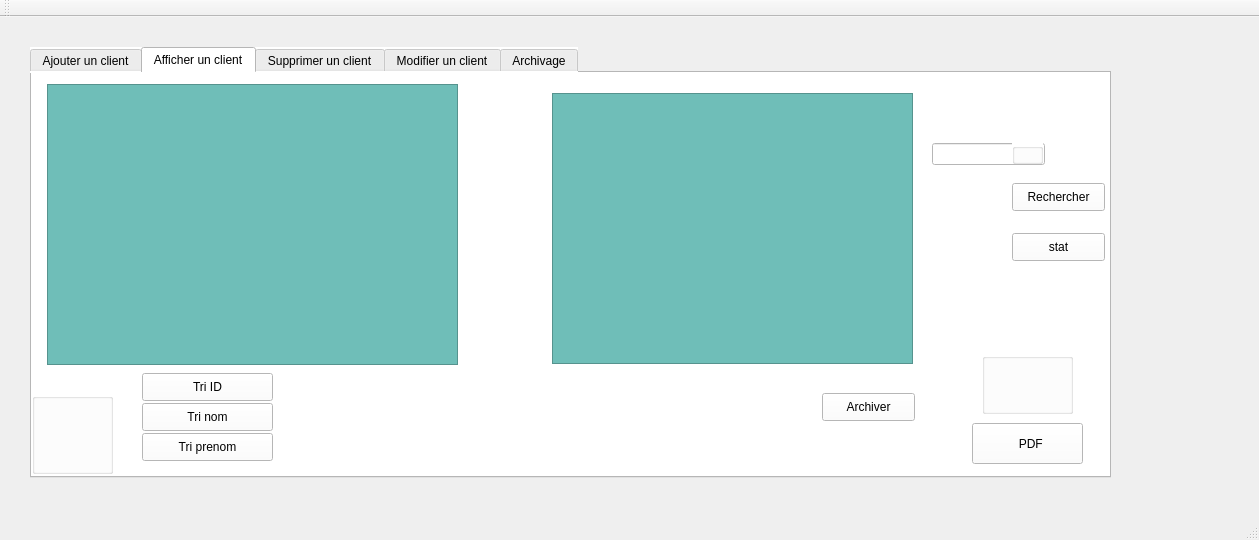
<?xml version="1.0" encoding="UTF-8"?>
<ui version="4.0">
 <class>gestionclient</class>
 <widget class="QMainWindow" name="gestionclient">
  <property name="geometry">
   <rect>
    <x>0</x>
    <y>0</y>
    <width>1259</width>
    <height>540</height>
   </rect>
  </property>
  <property name="windowTitle">
   <string>Gestion des Clients</string>
  </property>
  <widget class="QWidget" name="centralWidget">
   <widget class="QTabWidget" name="tabWidget">
    <property name="geometry">
     <rect>
      <x>30</x>
      <y>30</y>
      <width>1081</width>
      <height>431</height>
     </rect>
    </property>
    <property name="styleSheet">
     <string notr="true">background-color: rgb(255, 255, 255);


font: 87 8pt &quot;Segoe UI Black&quot;;</string>
    </property>
    <property name="currentIndex">
     <number>1</number>
    </property>
    <widget class="QWidget" name="tab">
     <attribute name="title">
      <string>Ajouter un client</string>
     </attribute>
     <widget class="QGroupBox" name="groupBox">
      <property name="geometry">
       <rect>
        <x>10</x>
        <y>10</y>
        <width>1071</width>
        <height>351</height>
       </rect>
      </property>
      <property name="styleSheet">
       <string notr="true">font: 81 11pt &quot;Rockwell Extra Bold&quot;;
background-image: url(:/img/images (1).jpg);</string>
      </property>
      <property name="title">
       <string>Ajout</string>
      </property>
      <widget class="QLabel" name="label">
       <property name="geometry">
        <rect>
         <x>10</x>
         <y>70</y>
         <width>111</width>
         <height>20</height>
        </rect>
       </property>
       <property name="styleSheet">
        <string notr="true">font: 12pt &quot;Palatino Linotype&quot;;</string>
       </property>
       <property name="text">
        <string>Identifiant:</string>
       </property>
      </widget>
      <widget class="QLabel" name="label_2">
       <property name="geometry">
        <rect>
         <x>10</x>
         <y>140</y>
         <width>56</width>
         <height>16</height>
        </rect>
       </property>
       <property name="styleSheet">
        <string notr="true">font: 12pt &quot;Palatino Linotype&quot;;</string>
       </property>
       <property name="text">
        <string>Nom:</string>
       </property>
      </widget>
      <widget class="QLabel" name="label_3">
       <property name="geometry">
        <rect>
         <x>10</x>
         <y>210</y>
         <width>101</width>
         <height>16</height>
        </rect>
       </property>
       <property name="styleSheet">
        <string notr="true">font: 12pt &quot;Palatino Linotype&quot;;</string>
       </property>
       <property name="text">
        <string>Prénom:</string>
       </property>
      </widget>
      <widget class="QLineEdit" name="le_dateeffectation">
       <property name="geometry">
        <rect>
         <x>900</x>
         <y>210</y>
         <width>113</width>
         <height>22</height>
        </rect>
       </property>
      </widget>
      <widget class="QLineEdit" name="le_id">
       <property name="geometry">
        <rect>
         <x>280</x>
         <y>70</y>
         <width>113</width>
         <height>22</height>
        </rect>
       </property>
      </widget>
      <widget class="QLineEdit" name="le_nom">
       <property name="geometry">
        <rect>
         <x>280</x>
         <y>140</y>
         <width>111</width>
         <height>21</height>
        </rect>
       </property>
      </widget>
      <widget class="QPushButton" name="pb_ajouter">
       <property name="geometry">
        <rect>
         <x>490</x>
         <y>310</y>
         <width>131</width>
         <height>28</height>
        </rect>
       </property>
       <property name="styleSheet">
        <string notr="true">background-color: rgb(0, 0, 0);
color: rgb(0, 0, 0);</string>
       </property>
       <property name="text">
        <string>Ajouter</string>
       </property>
      </widget>
      <widget class="QLabel" name="label_4">
       <property name="geometry">
        <rect>
         <x>570</x>
         <y>80</y>
         <width>141</width>
         <height>20</height>
        </rect>
       </property>
       <property name="styleSheet">
        <string notr="true">font: 12pt &quot;Palatino Linotype&quot;;</string>
       </property>
       <property name="text">
        <string>Adressemail:</string>
       </property>
      </widget>
      <widget class="QLabel" name="label_5">
       <property name="geometry">
        <rect>
         <x>560</x>
         <y>210</y>
         <width>151</width>
         <height>16</height>
        </rect>
       </property>
       <property name="styleSheet">
        <string notr="true">font: 12pt &quot;Palatino Linotype&quot;;</string>
       </property>
       <property name="text">
        <string>Dateeffectation:</string>
       </property>
      </widget>
      <widget class="QLineEdit" name="le_prenom">
       <property name="geometry">
        <rect>
         <x>280</x>
         <y>220</y>
         <width>113</width>
         <height>22</height>
        </rect>
       </property>
      </widget>
      <widget class="QLineEdit" name="le_adressemail">
       <property name="geometry">
        <rect>
         <x>900</x>
         <y>80</y>
         <width>113</width>
         <height>22</height>
        </rect>
       </property>
      </widget>
      <widget class="QLabel" name="label_12">
       <property name="geometry">
        <rect>
         <x>10</x>
         <y>530</y>
         <width>191</width>
         <height>16</height>
        </rect>
       </property>
       <property name="text">
        <string>Tri croissant</string>
       </property>
      </widget>
      <widget class="QLabel" name="label_13">
       <property name="geometry">
        <rect>
         <x>20</x>
         <y>300</y>
         <width>71</width>
         <height>21</height>
        </rect>
       </property>
       <property name="text">
        <string>sexe :</string>
       </property>
      </widget>
      <widget class="QLineEdit" name="sexe_le">
       <property name="geometry">
        <rect>
         <x>280</x>
         <y>300</y>
         <width>113</width>
         <height>22</height>
        </rect>
       </property>
      </widget>
     </widget>
    </widget>
    <widget class="QWidget" name="tab_2">
     <attribute name="title">
      <string>Afficher un client</string>
     </attribute>
     <widget class="QTableView" name="tab_cli">
      <property name="geometry">
       <rect>
        <x>15</x>
        <y>11</y>
        <width>411</width>
        <height>281</height>
       </rect>
      </property>
      <property name="styleSheet">
       <string notr="true">background-color: rgb(111, 190, 184);</string>
      </property>
     </widget>
     <widget class="QTableView" name="tab_tri">
      <property name="geometry">
       <rect>
        <x>520</x>
        <y>20</y>
        <width>361</width>
        <height>271</height>
       </rect>
      </property>
      <property name="styleSheet">
       <string notr="true">background-color: rgb(111, 190, 184);</string>
      </property>
     </widget>
     <widget class="QPushButton" name="tri_nom">
      <property name="geometry">
       <rect>
        <x>110</x>
        <y>330</y>
        <width>131</width>
        <height>28</height>
       </rect>
      </property>
      <property name="text">
       <string>Tri nom</string>
      </property>
     </widget>
     <widget class="QPushButton" name="tri_id">
      <property name="geometry">
       <rect>
        <x>110</x>
        <y>300</y>
        <width>131</width>
        <height>28</height>
       </rect>
      </property>
      <property name="text">
       <string>Tri ID</string>
      </property>
     </widget>
     <widget class="QPushButton" name="tri_prenom">
      <property name="geometry">
       <rect>
        <x>110</x>
        <y>360</y>
        <width>131</width>
        <height>28</height>
       </rect>
      </property>
      <property name="text">
       <string>Tri prenom</string>
      </property>
     </widget>
     <widget class="QPushButton" name="rechercher_pb">
      <property name="geometry">
       <rect>
        <x>980</x>
        <y>110</y>
        <width>93</width>
        <height>28</height>
       </rect>
      </property>
      <property name="text">
       <string>Rechercher</string>
      </property>
     </widget>
     <widget class="QLineEdit" name="lineedit_ch">
      <property name="geometry">
       <rect>
        <x>900</x>
        <y>70</y>
        <width>113</width>
        <height>22</height>
       </rect>
      </property>
     </widget>
     <widget class="QPushButton" name="pdf_bo">
      <property name="geometry">
       <rect>
        <x>940</x>
        <y>350</y>
        <width>111</width>
        <height>41</height>
       </rect>
      </property>
      <property name="styleSheet">
       <string notr="true"/>
      </property>
      <property name="text">
       <string>  PDF</string>
      </property>
     </widget>
     <widget class="QPushButton" name="pushButton_archiverd">
      <property name="geometry">
       <rect>
        <x>790</x>
        <y>320</y>
        <width>93</width>
        <height>28</height>
       </rect>
      </property>
      <property name="text">
       <string>Archiver</string>
      </property>
     </widget>
     <widget class="QGroupBox" name="groupBox_4">
      <property name="geometry">
       <rect>
        <x>950</x>
        <y>280</y>
        <width>91</width>
        <height>61</height>
       </rect>
      </property>
      <property name="styleSheet">
       <string notr="true">border-image: url(:/img/raw.jpg);</string>
      </property>
      <property name="title">
       <string/>
      </property>
     </widget>
     <widget class="QGroupBox" name="groupBox_5">
      <property name="geometry">
       <rect>
        <x>980</x>
        <y>70</y>
        <width>31</width>
        <height>21</height>
       </rect>
      </property>
      <property name="styleSheet">
       <string notr="true">border-image: url(:/img/images (2).jpg);</string>
      </property>
      <property name="title">
       <string/>
      </property>
     </widget>
     <widget class="QGroupBox" name="groupBox_6">
      <property name="geometry">
       <rect>
        <x>0</x>
        <y>320</y>
        <width>81</width>
        <height>81</height>
       </rect>
      </property>
      <property name="styleSheet">
       <string notr="true">
border-image: url(:/img/2516730.jpg);</string>
      </property>
      <property name="title">
       <string/>
      </property>
     </widget>
     <widget class="QPushButton" name="pb_s">
      <property name="geometry">
       <rect>
        <x>980</x>
        <y>160</y>
        <width>93</width>
        <height>28</height>
       </rect>
      </property>
      <property name="text">
       <string>stat</string>
      </property>
     </widget>
    </widget>
    <widget class="QWidget" name="tab_3">
     <attribute name="title">
      <string>Supprimer un client</string>
     </attribute>
     <widget class="QGroupBox" name="groupBox_3">
      <property name="geometry">
       <rect>
        <x>20</x>
        <y>20</y>
        <width>431</width>
        <height>351</height>
       </rect>
      </property>
      <property name="styleSheet">
       <string notr="true">font: 81 11pt &quot;Rockwell Extra Bold&quot;;
background-image: url(:/img/images (1).jpg);</string>
      </property>
      <property name="title">
       <string>Supprimer</string>
      </property>
      <widget class="QLabel" name="label_6">
       <property name="geometry">
        <rect>
         <x>20</x>
         <y>160</y>
         <width>121</width>
         <height>16</height>
        </rect>
       </property>
       <property name="styleSheet">
        <string notr="true">font: 12pt &quot;Palatino Linotype&quot;;</string>
       </property>
       <property name="text">
        <string>Identifiant:</string>
       </property>
      </widget>
      <widget class="QLineEdit" name="le_id_supp">
       <property name="geometry">
        <rect>
         <x>260</x>
         <y>150</y>
         <width>113</width>
         <height>22</height>
        </rect>
       </property>
      </widget>
      <widget class="QPushButton" name="pb_supprimer">
       <property name="geometry">
        <rect>
         <x>90</x>
         <y>310</y>
         <width>211</width>
         <height>28</height>
        </rect>
       </property>
       <property name="styleSheet">
        <string notr="true">font: 81 10pt &quot;Rockwell Extra Bold&quot;;
color: rgb(0, 0, 0);
background-color: rgb(0, 0, 0);</string>
       </property>
       <property name="text">
        <string>Supprimer</string>
       </property>
      </widget>
     </widget>
    </widget>
    <widget class="QWidget" name="Modifierunclient">
     <attribute name="title">
      <string>Modifier un client</string>
     </attribute>
     <widget class="QGroupBox" name="groupBox_2">
      <property name="geometry">
       <rect>
        <x>50</x>
        <y>30</y>
        <width>1071</width>
        <height>351</height>
       </rect>
      </property>
      <property name="styleSheet">
       <string notr="true">background-image: url(:/img/images (1).jpg);
font: 81 11pt &quot;Rockwell Extra Bold&quot;;</string>
      </property>
      <property name="title">
       <string>Modifier</string>
      </property>
      <widget class="QLabel" name="label_7">
       <property name="geometry">
        <rect>
         <x>10</x>
         <y>70</y>
         <width>111</width>
         <height>20</height>
        </rect>
       </property>
       <property name="styleSheet">
        <string notr="true">font: 12pt &quot;Palatino Linotype&quot;;</string>
       </property>
       <property name="text">
        <string>Identifiant:</string>
       </property>
      </widget>
      <widget class="QLabel" name="label_8">
       <property name="geometry">
        <rect>
         <x>10</x>
         <y>130</y>
         <width>56</width>
         <height>16</height>
        </rect>
       </property>
       <property name="styleSheet">
        <string notr="true">font: 12pt &quot;Palatino Linotype&quot;;</string>
       </property>
       <property name="text">
        <string>Nom:</string>
       </property>
      </widget>
      <widget class="QLabel" name="label_9">
       <property name="geometry">
        <rect>
         <x>20</x>
         <y>190</y>
         <width>101</width>
         <height>16</height>
        </rect>
       </property>
       <property name="styleSheet">
        <string notr="true">font: 12pt &quot;Palatino Linotype&quot;;</string>
       </property>
       <property name="text">
        <string>Prénom:</string>
       </property>
      </widget>
      <widget class="QLabel" name="label_10">
       <property name="geometry">
        <rect>
         <x>580</x>
         <y>70</y>
         <width>131</width>
         <height>16</height>
        </rect>
       </property>
       <property name="styleSheet">
        <string notr="true">font: 12pt &quot;Palatino Linotype&quot;;</string>
       </property>
       <property name="text">
        <string>Adressemail:</string>
       </property>
      </widget>
      <widget class="QLabel" name="label_11">
       <property name="geometry">
        <rect>
         <x>570</x>
         <y>230</y>
         <width>151</width>
         <height>16</height>
        </rect>
       </property>
       <property name="styleSheet">
        <string notr="true">font: 12pt &quot;Palatino Linotype&quot;;</string>
       </property>
       <property name="text">
        <string>Dateeffectation:</string>
       </property>
      </widget>
      <widget class="QLineEdit" name="le_id_2">
       <property name="geometry">
        <rect>
         <x>280</x>
         <y>70</y>
         <width>113</width>
         <height>22</height>
        </rect>
       </property>
      </widget>
      <widget class="QLineEdit" name="le_nom_2">
       <property name="geometry">
        <rect>
         <x>280</x>
         <y>130</y>
         <width>113</width>
         <height>22</height>
        </rect>
       </property>
      </widget>
      <widget class="QLineEdit" name="le_prenom_2">
       <property name="geometry">
        <rect>
         <x>280</x>
         <y>190</y>
         <width>113</width>
         <height>22</height>
        </rect>
       </property>
      </widget>
      <widget class="QLineEdit" name="le_adressemail_2">
       <property name="geometry">
        <rect>
         <x>910</x>
         <y>70</y>
         <width>113</width>
         <height>22</height>
        </rect>
       </property>
      </widget>
      <widget class="QLineEdit" name="le_dateeffectuation_2">
       <property name="geometry">
        <rect>
         <x>910</x>
         <y>230</y>
         <width>113</width>
         <height>22</height>
        </rect>
       </property>
      </widget>
      <widget class="QPushButton" name="pb_modifier">
       <property name="geometry">
        <rect>
         <x>450</x>
         <y>310</y>
         <width>131</width>
         <height>28</height>
        </rect>
       </property>
       <property name="styleSheet">
        <string notr="true">font: 81 10pt &quot;Rockwell Extra Bold&quot;;
background-color: rgb(0, 0, 0);
color: rgb(0, 0, 0);</string>
       </property>
       <property name="text">
        <string>Modifier</string>
       </property>
      </widget>
     </widget>
    </widget>
    <widget class="QWidget" name="tab_5">
     <attribute name="title">
      <string>Archivage</string>
     </attribute>
     <widget class="QTableView" name="archiveView">
      <property name="geometry">
       <rect>
        <x>240</x>
        <y>100</y>
        <width>401</width>
        <height>261</height>
       </rect>
      </property>
     </widget>
     <widget class="QPushButton" name="pushButton_desarchiver_do">
      <property name="geometry">
       <rect>
        <x>702</x>
        <y>70</y>
        <width>151</width>
        <height>28</height>
       </rect>
      </property>
      <property name="text">
       <string>Desarchiver</string>
      </property>
     </widget>
    </widget>
   </widget>
  </widget>
  <widget class="QMenuBar" name="menuBar">
   <property name="geometry">
    <rect>
     <x>0</x>
     <y>0</y>
     <width>1259</width>
     <height>26</height>
    </rect>
   </property>
  </widget>
  <widget class="QToolBar" name="mainToolBar">
   <attribute name="toolBarArea">
    <enum>TopToolBarArea</enum>
   </attribute>
   <attribute name="toolBarBreak">
    <bool>false</bool>
   </attribute>
  </widget>
  <widget class="QStatusBar" name="statusBar"/>
 </widget>
 <layoutdefault spacing="6" margin="11"/>
 <resources/>
 <connections/>
</ui>
